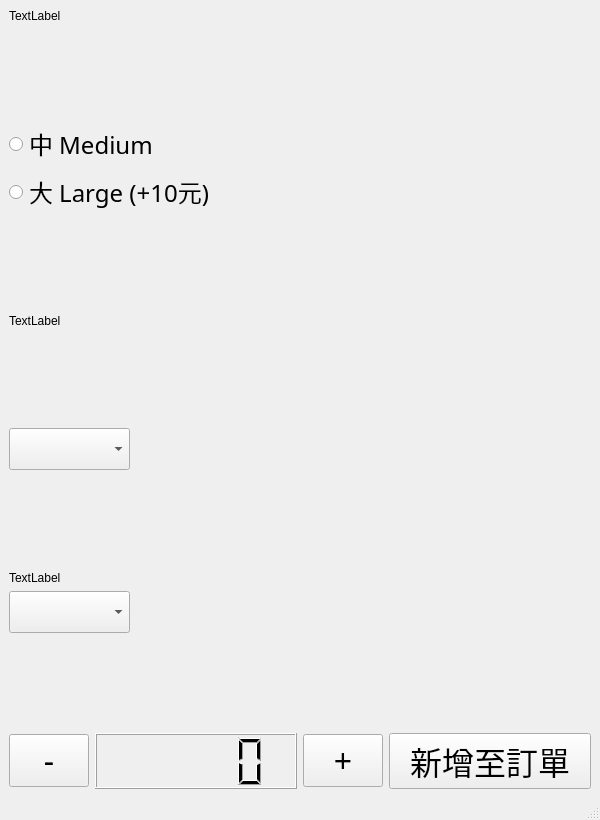
<?xml version="1.0" encoding="UTF-8"?>
<ui version="4.0">
 <class>OrderWindow</class>
 <widget class="QMainWindow" name="OrderWindow">
  <property name="geometry">
   <rect>
    <x>0</x>
    <y>0</y>
    <width>600</width>
    <height>820</height>
   </rect>
  </property>
  <property name="windowTitle">
   <string>OrderWindow</string>
  </property>
  <widget class="QWidget" name="centralwidget">
   <layout class="QGridLayout" name="gridLayout_2">
    <item row="0" column="0">
     <layout class="QVBoxLayout" name="verticalLayout">
      <item>
       <widget class="QLabel" name="label_size">
        <property name="text">
         <string>TextLabel</string>
        </property>
       </widget>
      </item>
      <item>
       <spacer name="verticalSpacer">
        <property name="orientation">
         <enum>Qt::Vertical</enum>
        </property>
        <property name="sizeHint" stdset="0">
         <size>
          <width>20</width>
          <height>40</height>
         </size>
        </property>
       </spacer>
      </item>
      <item>
       <layout class="QVBoxLayout" name="verticalLayout_2">
        <item>
         <widget class="QRadioButton" name="btn_mid">
          <property name="font">
           <font>
            <family>微軟正黑體</family>
            <pointsize>18</pointsize>
           </font>
          </property>
          <property name="text">
           <string>中 Medium</string>
          </property>
         </widget>
        </item>
        <item>
         <widget class="QRadioButton" name="btn_large">
          <property name="font">
           <font>
            <family>微軟正黑體</family>
            <pointsize>18</pointsize>
           </font>
          </property>
          <property name="text">
           <string>大 Large (+10元)</string>
          </property>
         </widget>
        </item>
       </layout>
      </item>
      <item>
       <spacer name="verticalSpacer_2">
        <property name="orientation">
         <enum>Qt::Vertical</enum>
        </property>
        <property name="sizeHint" stdset="0">
         <size>
          <width>20</width>
          <height>40</height>
         </size>
        </property>
       </spacer>
      </item>
      <item>
       <widget class="QLabel" name="label_temp">
        <property name="text">
         <string>TextLabel</string>
        </property>
       </widget>
      </item>
      <item>
       <spacer name="verticalSpacer_3">
        <property name="orientation">
         <enum>Qt::Vertical</enum>
        </property>
        <property name="sizeHint" stdset="0">
         <size>
          <width>20</width>
          <height>40</height>
         </size>
        </property>
       </spacer>
      </item>
      <item>
       <layout class="QHBoxLayout" name="horizontalLayout">
        <item>
         <widget class="QComboBox" name="comboBox_temp">
          <property name="font">
           <font>
            <family>微軟正黑體</family>
            <pointsize>18</pointsize>
           </font>
          </property>
         </widget>
        </item>
        <item>
         <spacer name="horizontalSpacer">
          <property name="orientation">
           <enum>Qt::Horizontal</enum>
          </property>
          <property name="sizeHint" stdset="0">
           <size>
            <width>40</width>
            <height>20</height>
           </size>
          </property>
         </spacer>
        </item>
       </layout>
      </item>
      <item>
       <spacer name="verticalSpacer_4">
        <property name="orientation">
         <enum>Qt::Vertical</enum>
        </property>
        <property name="sizeHint" stdset="0">
         <size>
          <width>20</width>
          <height>40</height>
         </size>
        </property>
       </spacer>
      </item>
      <item>
       <widget class="QLabel" name="label_sweet">
        <property name="text">
         <string>TextLabel</string>
        </property>
       </widget>
      </item>
      <item>
       <layout class="QHBoxLayout" name="horizontalLayout_2">
        <item>
         <widget class="QComboBox" name="comboBox_sweet">
          <property name="font">
           <font>
            <family>微軟正黑體</family>
            <pointsize>18</pointsize>
           </font>
          </property>
         </widget>
        </item>
        <item>
         <spacer name="horizontalSpacer_2">
          <property name="orientation">
           <enum>Qt::Horizontal</enum>
          </property>
          <property name="sizeHint" stdset="0">
           <size>
            <width>40</width>
            <height>20</height>
           </size>
          </property>
         </spacer>
        </item>
       </layout>
      </item>
      <item>
       <spacer name="verticalSpacer_5">
        <property name="orientation">
         <enum>Qt::Vertical</enum>
        </property>
        <property name="sizeHint" stdset="0">
         <size>
          <width>20</width>
          <height>40</height>
         </size>
        </property>
       </spacer>
      </item>
      <item>
       <layout class="QHBoxLayout" name="horizontalLayout_3">
        <item>
         <widget class="QPushButton" name="btn_sub">
          <property name="sizePolicy">
           <sizepolicy hsizetype="Fixed" vsizetype="Fixed">
            <horstretch>0</horstretch>
            <verstretch>0</verstretch>
           </sizepolicy>
          </property>
          <property name="font">
           <font>
            <family>微軟正黑體</family>
            <pointsize>24</pointsize>
           </font>
          </property>
          <property name="text">
           <string>-</string>
          </property>
         </widget>
        </item>
        <item>
         <widget class="QLCDNumber" name="lcdNumber"/>
        </item>
        <item>
         <widget class="QPushButton" name="btn_add">
          <property name="sizePolicy">
           <sizepolicy hsizetype="Fixed" vsizetype="Fixed">
            <horstretch>0</horstretch>
            <verstretch>0</verstretch>
           </sizepolicy>
          </property>
          <property name="font">
           <font>
            <family>微軟正黑體</family>
            <pointsize>24</pointsize>
           </font>
          </property>
          <property name="text">
           <string>+</string>
          </property>
         </widget>
        </item>
        <item>
         <widget class="QPushButton" name="btn_addTo">
          <property name="font">
           <font>
            <family>微軟正黑體</family>
            <pointsize>24</pointsize>
           </font>
          </property>
          <property name="text">
           <string>新增至訂單</string>
          </property>
         </widget>
        </item>
       </layout>
      </item>
     </layout>
    </item>
   </layout>
  </widget>
  <widget class="QMenuBar" name="menubar">
   <property name="geometry">
    <rect>
     <x>0</x>
     <y>0</y>
     <width>600</width>
     <height>21</height>
    </rect>
   </property>
  </widget>
  <widget class="QStatusBar" name="statusbar"/>
 </widget>
 <resources/>
 <connections/>
</ui>
